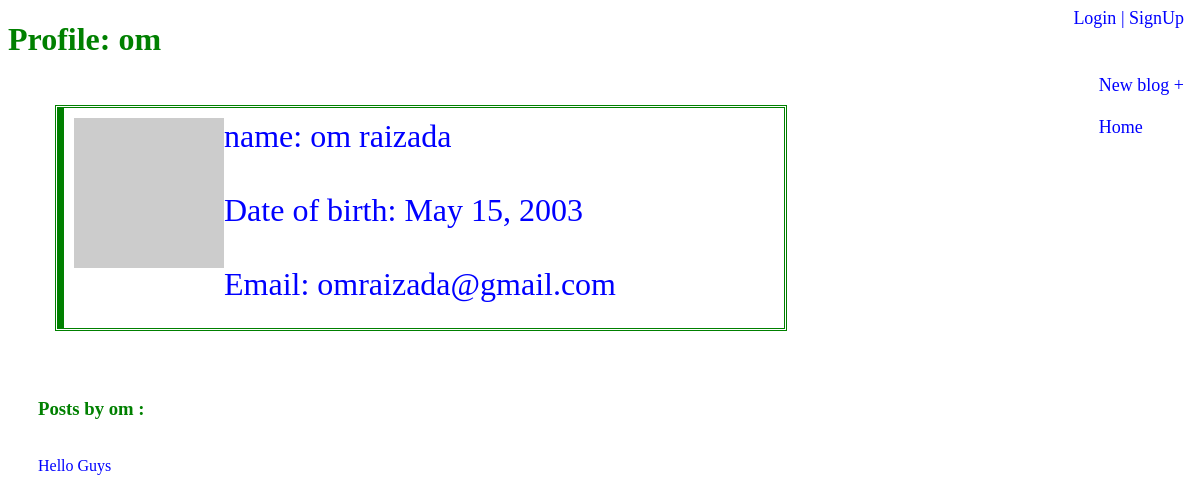
The app's page /profile/om/ with its own data.
### blog/models.py (models this page shows, shortened)
class Author(models.Model):
	user = models.OneToOneField(
		User,
		on_delete=models.CASCADE,
		primary_key=True,
		)
	first_name = models.CharField(max_length=100, null=True)
	last_name = models.CharField(max_length=100, null=True)
	date_of_birth = models.DateField(null=True, blank=True)
	date_of_death = models.DateField('Died', null=True, blank=True)

class blog(models.Model):
	title = models.CharField(max_length=100, unique=True)
	body = models.TextField()
	posted = models.DateField(db_index=True, auto_now_add=True)
	category = models.ManyToManyField(Category, help_text='Select a category for this post')
	author = models.ForeignKey('Author', on_delete=models.CASCADE)
	class Meta:
		ordering = ["-posted"]

### blog/views.py (the view)
# urls.py: path('profile/<slug:username>/', views.profile, name="profile"),
def profile(request,username):
	print(str(username))
	author = get_object_or_404(Author, user__username=username)
	blogs = blog.objects.all().filter(author__user__username=username)
	return render(request, 'profile.html', {'author':author, 'blogs':blogs})

### blog/templates/profile.html
{% extends "base.html" %}
{% block content %}
<h1 style="color:green;font-family: verdana">Profile: {{ author.user.username }}</h1>
<div class="one3" style="font-family: verdana;color: blue;font-size: 200%"><img class="pro" src="https://avatars.dicebear.com/v2/male/{{author.user.username }}.svg" >
 name: {{ author.first_name }} {{ author.last_name }}
<br><br>
Date of birth: {{ author.date_of_birth }}
<br><br>
Email: {{ author.user.email }}
</div>
<br>
<br>
<div style="margin-left: 30px">
	<h3 style="color:green;font-family: verdana">Posts by {{ author.user.username }} : </h3>
{% for blog in blogs %}
<br>
<a href="{% url 'index' %}{{ blog.pk }}">
{{ blog.title }}
</a>
<br>
{% endfor %}
</div>
<br><br>
{% endblock %}

### blog/templates/base.html (style rules this page uses)
body { background-image: url("https://encrypted-tbn0.gstatic.com/images?q=tbn:ANd9GcRj2m8z_NvHsByT0sVqx91-qj3PpvVtJqE1XRs7nb2IbAC04kib"); }
.one3 { border-left: 6px solid green; background-color: white; margin-top: 50px; margin-bottom: 15px; margin-right: 30%; margin-left: 50px; padding-top: 10px; padding-right: 10px; padding-bottom: 10px; padding-left: 10px; min-width: 300px; max-width: 700px; min-height: 200px; outline-style: double; outline-color: green; text-align: justify; }
a { text-decoration: none; color: blue; }
img { float: left; height: 70px; width: 70px; }
img.pro { float: left; height: 150px; width: 150px; }

### records on screen
Author: user.username "om", first_name "om", last_name "raizada", date_of_birth "May 15, 2003", user.email "omraizada@gmail.com"
blog: title "Hello Guys"
